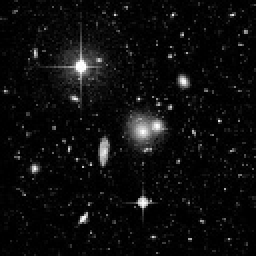
#> input picture Final_Report/Hough/Hough_images/Reference_img1.jpg, 128 x 128 px, found by its file name (shown 2 times larger)
$ jupyter execute Hough_Final_code.ipynb
#> lines starting #> are read from the running program, lines starting #| are printed output that depends on the picture; after the words box and inside, x2 and y2 are one past the last pixel; in counts of white or black regions, pixels touching at a corner belong together; long printed decimals are rounded
#**1) Importing the necessary libraries**

[cell 1]
#Vibhuvan
import numpy as np
import matplotlib.pyplot as plt
from PIL import Image, ImageDraw
import cv2
from google.colab.patches import cv2_imshow

#**2) Image Preprocessing**

[cell 2]
#Vibhuvan
# Showing the clean image
img1 = Image.open("Reference_img1.jpg").convert('L')
I_trail = np.array(img1, dtype=np.float32)
plt.imshow(I_trail, cmap="gray")

[cell 3]
#Vibhuvan
# Repeating the same steps for image1
img1 = Image.open("img1_trail.png").convert('L')
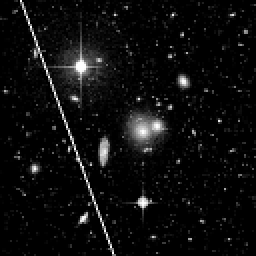
#> input picture Final_Report/Hough/Hough_images/img1_trail.png, 128 x 128 px, found by its file name (shown 2 times larger)
I_trail = np.array(img1, dtype=np.float32)
plt.imshow(I_trail, cmap="gray")

[cell 4]
#Keerthan
# We are applying Gaussian Blur to the image before applying Canny edge map to smooth the noise
blur_img = cv2.GaussianBlur(I_trail, (5, 5), 0)
I_trail_blur = np.uint8(blur_img)
# Here, we apply Canny edge detector to our image since our Hough function takes Canny edge maps as input
canny_img = cv2.Canny(I_trail_blur, 100, 200)
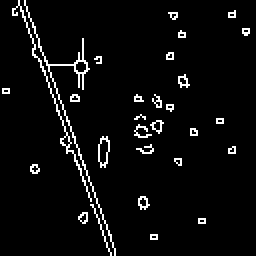
#> canny_img: shape (128, 128) (shown 2 times larger); 4.5% white in thin lines or dots
plt.imshow(canny_img, cmap="gray")
cv2.imwrite('canny_image1.jpg', canny_img)
#> Out = True

[cell 5]
#Vibhuvan
# Repeating the same steps for image2
img2 = Image.open("image2.jpg").convert('L')
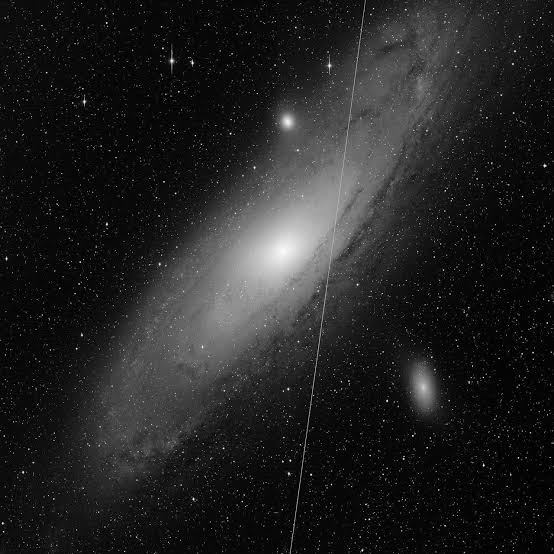
#> input picture Final_Report/Hough/Hough_images/image2.jpg, 554 x 554 px, found by its file name
#> img2 is the input picture: PIL image 554x554 L; min 0, max 255, mean 35
I_trail_img2 = np.array(img2, dtype=np.float32)
plt.imshow(I_trail_img2, cmap="gray")

[cell 6]
#Keerthan
blur_img2 = cv2.GaussianBlur(I_trail_img2, (5, 5), 0)
I_trail_img2_blur = np.uint8(blur_img2)
canny_img2 = cv2.Canny(I_trail_img2_blur, 100, 200)
#> canny_img2: shape (554, 554); 0.41% white in thin lines or dots
plt.imshow(canny_img2, cmap="gray")
cv2.imwrite('canny_img2.jpg', canny_img2)
#> Out = True

#**3) Hough function to detect straight lines**

[cell 7]
#Vibhuvan
def hough_line(img, angle_step=1, lines_are_white=True, value_threshold=5):
    """
    Hough transform for lines
    Input:
    img - 2D binary image with nonzeros representing edges
    angle_step - Spacing between angles to use every n-th angle
                 between -90 and 90 degrees. Default step is 1.
    lines_are_white - boolean indicating whether lines to be detected are white
    value_threshold - Pixel values above or below the value_threshold are edges
    """
#> called with angle_step = 1, lines_are_white = True, value_threshold = 5
    # Rho and Theta ranges
    thetas = np.deg2rad(np.arange(-90.0, 90.0, angle_step))
    width, height = img.shape
#> width = 128; height = 128
    diag_len = int(round(np.sqrt(width * width + height * height)))
#> diag_len = 181
    rhos = np.linspace(-diag_len, diag_len, diag_len * 2)
#> rhos = 362 values from -181 to 181

    # Cache some resuable values
    cos_t = np.cos(thetas)
    sin_t = np.sin(thetas)
    num_thetas = len(thetas)

    # Hough accumulator array of theta vs rho
    accumulator = np.zeros((2 * diag_len, num_thetas), dtype=np.uint8)
    # (row, col) indexes to edges
    are_edges = img > value_threshold if lines_are_white else img < value_threshold
#> are_edges: shape (128, 128) bool; 4.5% white in thin lines or dots
    y_idxs, x_idxs = np.nonzero(are_edges)
#> y_idxs = 738 values from 0 to 127; x_idxs = 738 values, max 124 at index 68, min 1 at index 263, mean 53.24

    # Vote in the hough accumulator
    for i in range(len(x_idxs)):
        x = x_idxs[i]
        y = y_idxs[i]

        for t_idx in range(num_thetas):
            # Calculate rho. diag_len is added for a positive index
            rho = diag_len + int(round(x * cos_t[t_idx] + y * sin_t[t_idx]))
            accumulator[rho, t_idx] += 1
#> this loop made 738 passes
#> (x, y) on passes 1 to 3: (9, 0), (12, 0), (9, 1)
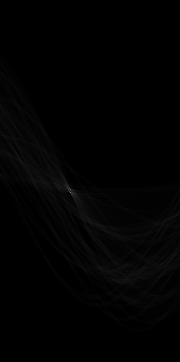
#> accumulator: shape (362, 180); min 0, max 119, mean 2

    """
    Returns:
    accumulator - 2D array of the hough transform accumulator
    theta - array of angles used in computation, in radians.
    rhos - array of rho values. Max size is 2 times the diagonal
           distance of the input image.
    """

    return accumulator, thetas, rhos

#**4) Printing the (r, theta) parameters of the strongest line detected**

[cell 8]
#Vibhuvan
accumulator, thetas, rhos = hough_line(canny_img)
#> thetas = 180 values from -1.57 to 1.55; rhos = 362 values from -181 to 181

# Find maximum value in accumulator array
max_value_idx = np.argmax(accumulator)
#> max_value_idx = 34630
max_rho_idx, max_theta_idx = np.unravel_index(max_value_idx, accumulator.shape)
#> max_rho_idx = 192; max_theta_idx = 70
max_rho, max_theta = rhos[max_rho_idx], thetas[max_theta_idx]
#> max_rho = 11.53; max_theta = -0.349

# Print detected line
print(f"Detected line: rho={max_rho}, theta={np.rad2deg(max_theta)}")
#| Detected line: rho=11.532, theta=-20.0

#**5) Showing the detected line**

[cell 9]
#Vibhuvan
x1 = 0
y1 = int((max_rho - x1 * np.cos(max_theta)) / np.sin(max_theta))
#> y1 = -33
x2 = I_trail.shape[1]
#> x2 = 128
y2 = int((max_rho - x2 * np.cos(max_theta)) / np.sin(max_theta))
#> y2 = 317

# Draw line on image
img_with_line = cv2.cvtColor(I_trail, cv2.COLOR_GRAY2BGR)
cv2.line(img_with_line, (x1, y1), (x2, y2), (0, 0, 255), 4)
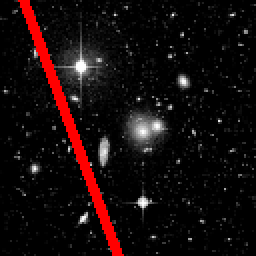
#> img_with_line: shape (128, 128, 3) float32 (shown 2 times larger); mean B, G, R 11.1, 11.1, 22.1


cv2_imshow(img_with_line)
cv2.waitKey(0)
cv2.destroyAllWindows()
cv2.imwrite('img1_with_linedetected.jpg', img_with_line)
#> Out = True

#**6) Showing the final image with detected line removed**

[cell 10]
#Vibhuvan
mask = np.uint8(np.zeros_like(I_trail))
cv2.line(mask, (x1, y1), (x2, y2), 255, 5)
#> mask: shape (128, 128); 5.8% white; 1 white region, box (x1, y1, x2, y2) and area: (9, 0, 63, 128) 947

# Apply inpainting algorithm to remove line
img_without_line = cv2.inpaint(I_trail, mask, 3, cv2.INPAINT_NS)


# Show image with detected line removed
cv2_imshow(img_without_line)
cv2.waitKey(0)
cv2.destroyAllWindows()
cv2.imwrite('img1_line_removed.jpg', img_without_line)
#> Out = True

#**6) SSIM**

[cell 11]
#Keerthan
def luminance_similarity(I,J,window):
    C1 = (0.01*255)**2
    if I.shape!= J.shape:
        print("both the images are not of same shape!")
        return None

    N,M = I.shape
#> N = 128; M = 128
    r,c = window.shape
    p,q = r//2, c//2

    I_padded = np.zeros((N + r, M + c)).astype(np.float64)
    I_padded[p:N+p,q:M+q] = I
    J_padded = np.zeros((N + r, M + c)).astype(np.float64)
    J_padded[p:N+p,q:M+q] = J

    mu_I = np.zeros_like(I,dtype=np.float64)
    mu_J = np.zeros_like(J,dtype=np.float64)

    LSM = np.zeros_like(I, dtype=np.float64)

    for i in range(N):
        for j in range(M):
            windowed_set_1 = I_padded[i:i+r,j+c]
            windowed_set_2 = J_padded[i:i+r,j+c]

            mu_I[i,j] = np.sum(np.multiply(windowed_set_1, window))
            mu_J[i,j] = np.sum(np.multiply(windowed_set_2, window))

            LSM[i,j] = (2*mu_I[i,j]*mu_J[i,j] + C1)/(mu_I[i,j]**2 + mu_J[i,j]**2 + C1)

    return LSM, mu_I, mu_J

[cell 12]
#Keerthan
def constrast_similarity(I,J,mu_I,mu_J,window):
    C2 = (0.03*255) ** 2

    if I.shape!= J.shape:
        print("both the images are not of same shape!")
        return None

    N,M = I.shape
#> N = 128; M = 128
    r,c = window.shape
    p,q = r//2, c//2

    I_padded = np.zeros((N + r, M + c)).astype(np.float64)
    I_padded[p:N+p,q:M+q] = I
    J_padded = np.zeros((N + r, M + c)).astype(np.float64)
    J_padded[p:N+p,q:M+q] = J

    mu_I_padded = np.zeros((N + r, M + c)).astype(np.float64)
    mu_I_padded[p:N+p,q:M+q] = mu_I
    mu_J_padded = np.zeros((N + r, M + c)).astype(np.float64)
    mu_J_padded[p:N+p,q:M+q] = mu_I

    std_I = np.zeros_like(I,dtype=np.float64)
    std_J = np.zeros_like(J,dtype=np.float64)

    CSM = np.zeros_like(I, dtype=np.float64)

    for i in range(N):
        for j in range(M):
            windowed_set_1 = I_padded[i:i+r,j+c] - mu_I_padded[i:i+r,j+c]
            windowed_set_2 = J_padded[i:i+r,j+c] - mu_J_padded[i:i+r,j+c]

            std_I[i,j] = np.sqrt(np.sum(np.multiply(np.square(windowed_set_1), window)))
            std_J[i,j] = np.sqrt(np.sum(np.multiply(np.square(windowed_set_2), window)))

            CSM[i,j] = (2*std_I[i,j]*std_J[i,j] + C2)/(std_I[i,j]**2 + std_J[i,j]**2 + C2)
    return CSM, std_I, std_J

[cell 13]
#Keerthan
def structural_similarity(I,J,mu_I,mu_J,std_I,std_J,window):
    C3 = ((0.03*255) ** 2)/2

    if I.shape!= J.shape:
        print("both the images are not of same shape!")
        return None

    N,M = I.shape
#> N = 128; M = 128
    r,c = window.shape
    p,q = r//2, c//2

    I_padded = np.zeros((N + r, M + c)).astype(np.float64)
    I_padded[p:N+p,q:M+q] = I
    J_padded = np.zeros((N + r, M + c)).astype(np.float64)
    J_padded[p:N+p,q:M+q] = J

    mu_I_padded = np.zeros((N + r, M + c)).astype(np.float64)
    mu_I_padded[p:N+p,q:M+q] = mu_I
    mu_J_padded = np.zeros((N + r, M + c)).astype(np.float64)
    mu_J_padded[p:N+p,q:M+q] = mu_I

    cv_12 = np.zeros_like(I, dtype=np.float64)
    SSM = np.zeros_like(I, dtype=np.float64)

    for i in range(N):
        for j in range(M):
            windowed_set_1 = I_padded[i:i+r,j+c] - mu_I_padded[i:i+r,j+c]
            windowed_set_2 = J_padded[i:i+r,j+c] - mu_J_padded[i:i+r,j+c]

            cv_12[i,j] = np.sum(np.multiply(np.multiply(windowed_set_1,windowed_set_2), window))
            SSM[i,j] = (cv_12[i,j] + C3)/(std_I[i,j]*std_J[i,j] + C3)
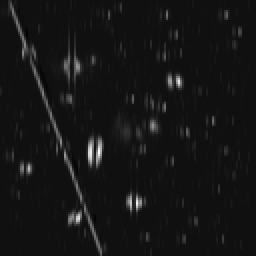
#> cv_12: shape (128, 128) float64 (shown 2 times larger); min -2907.6, max 42159.1, mean 970.6; drawn with min black and max white
    return SSM,cv_12

[cell 14]
#Keerthan
def SSIM_index(I,J,window):
    LSM, mu_I, mu_J = luminance_similarity(I,J,window)
    CSM, std_I, std_J = constrast_similarity(I,J, mu_I, mu_J,window)
    SSM, _ = structural_similarity(I,J,mu_I,mu_J,std_I,std_J,window)

    SSIM_map =np.multiply(np.multiply(LSM,CSM),SSM)
    MSSIM = np.mean(SSIM_map)
#> MSSIM = 0.958
    return SSIM_map, MSSIM

[cell 15]
#Keerthan
def get_gaussian_window(size, sig=2):
    k = size//2

    x, y = np.mgrid[-k: k + 1, -k: k + 1]
    gauss_window = np.exp(-(x ** 2 + y ** 2) / (2 * sig ** 2))

    gauss_window[gauss_window < np.finfo(gauss_window.dtype).eps*gauss_window.max() ] = 0
    sum_window = np.sum(gauss_window)
    if sum_window != 0:
        gauss_window /= sum_window
    return gauss_window

gaussian_window = get_gaussian_window(size=5, sig=2)

[cell 16]
#Keerthan
SSIM_map, MSSIM = SSIM_index(I_trail,img_without_line, gaussian_window)
#> MSSIM = 0.958
plt.imshow(SSIM_map, cmap="gray")
cv2.imwrite('SSIM_img1.jpg', SSIM_map)
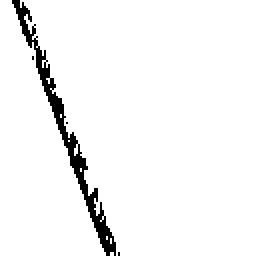
#> saved as SSIM_img1.jpg: shape (128, 128) (shown 2 times larger); values 0 (black) and 1 (white), 95.8% white; 4 black regions (3 under 20 px), largest, box (x1, y1, x2, y2) and area: (6, 0, 58, 128) 678
#> Out = True

[cell 17]
print(MSSIM)
#| 0.9577

[cell 18]
#Vibhuvan
#Repeating the same for image 2
accumulator, thetas, rhos = hough_line(canny_img2)
#> call 2 of hough_line, with angle_step = 1, lines_are_white = True, value_threshold = 5
#> in hough_line (call 2), `are_edges = img > value_threshold if lines_are_white else img < value_..`: are_edges: shape (554, 554) bool; 0.41% white in thin lines or dots
#> in hough_line (call 2), `y_idxs, x_idxs = np.nonzero(are_edges)`: y_idxs = 1244 values from 8 to 553; x_idxs = 1244 values, max 553 at index 803, min 1 at index 1148, mean 298.1
#> the loop in hough_line (call 2), `for i in range(len(x_idxs)):` made 1244 passes
#> (x, y) on passes 1 to 3: (404, 8), (405, 8), (406, 8)
#> after the loop in hough_line (call 2), `for i in range(len(x_idxs)):`:
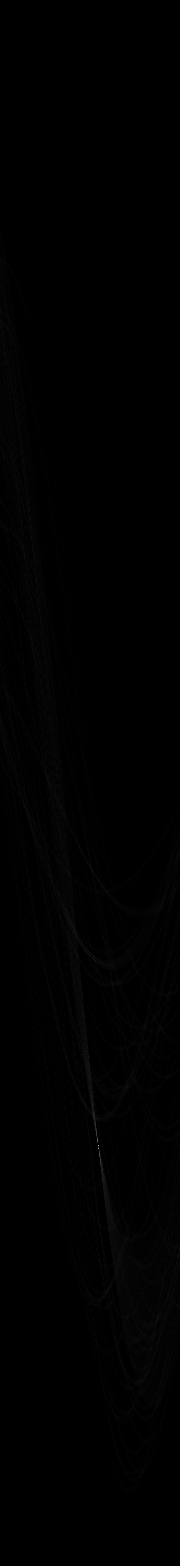
#> accumulator: shape (1566, 180); min 0, max 168, mean 0.8
#> rhos = 1566 values from -783 to 783

# Find maximum value in accumulator array
max_value_idx = np.argmax(accumulator)
#> max_value_idx = 206198
max_rho_idx, max_theta_idx = np.unravel_index(max_value_idx, accumulator.shape)
#> max_rho_idx = 1145; max_theta_idx = 98
max_rho, max_theta = rhos[max_rho_idx], thetas[max_theta_idx]
#> max_rho = 362.7; max_theta = 0.14

# Print detected line
print(f"Detected line: rho={max_rho}, theta={np.rad2deg(max_theta)}")
#| Detected line: rho=362.732, theta=8.0

[cell 19]
#Vibhuvan
x1 = 0
y1 = int((max_rho - x1 * np.cos(max_theta)) / np.sin(max_theta))
#> y1 = 2606
x2 = I_trail_img2.shape[1]
#> x2 = 554
y2 = int((max_rho - x2 * np.cos(max_theta)) / np.sin(max_theta))
#> y2 = -1335

# Draw line on image
img_with_line = cv2.cvtColor(I_trail_img2, cv2.COLOR_GRAY2BGR)
#> img_with_line: shape (554, 554, 3) float32
cv2.line(img_with_line, (x1, y1), (x2, y2), (0, 0, 255), 4)
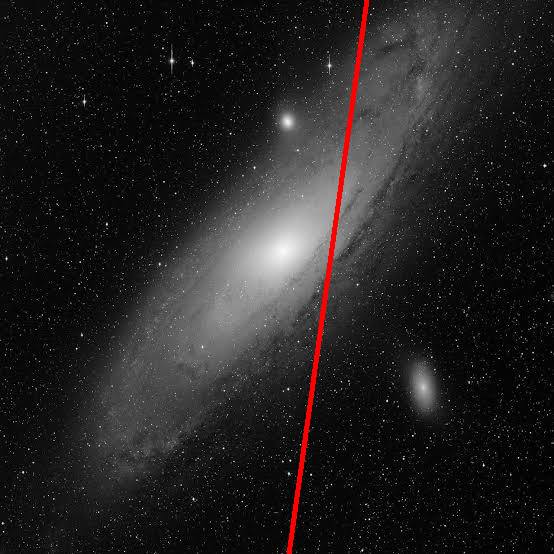
#> img_with_line: shape (554, 554, 3) float32; mean B, G, R 34.3, 34.3, 36.6


cv2_imshow(img_with_line)
cv2.waitKey(0)
cv2.destroyAllWindows()
cv2.imwrite('image2_withline_detected.jpg', img_with_line)
#> Out = True

[cell 20]
#Vibhuvan
mask = np.uint8(np.zeros_like(I_trail_img2))
cv2.line(mask, (x1, y1), (x2, y2), 255, 5)
#> mask: shape (554, 554); 1.3% white; 1 white region, box (x1, y1, x2, y2) and area: (285, 0, 370, 554) 3911

# Apply inpainting algorithm to remove line
img_without_line = cv2.inpaint(I_trail_img2, mask, 3, cv2.INPAINT_NS)
#> img_without_line: shape (554, 554) float32


# Show image with detected line removed
cv2_imshow(img_without_line)
cv2.waitKey(0)
cv2.destroyAllWindows()
cv2.imwrite('image2_without_detectedline.jpg', img_without_line)
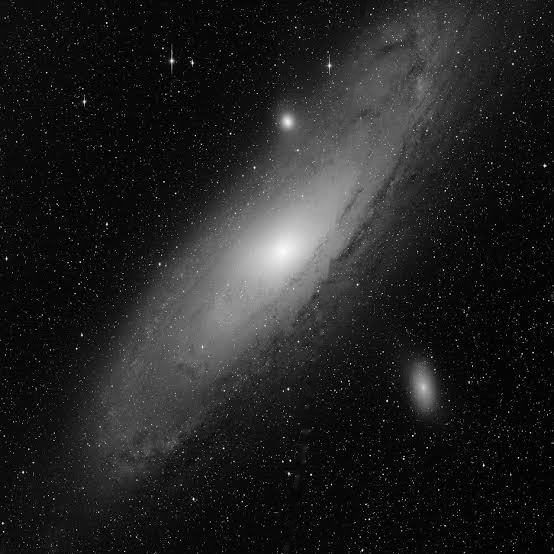
#> saved as image2_without_detectedline.jpg: shape (554, 554); min 0, max 255, mean 34.9
#> Out = True
